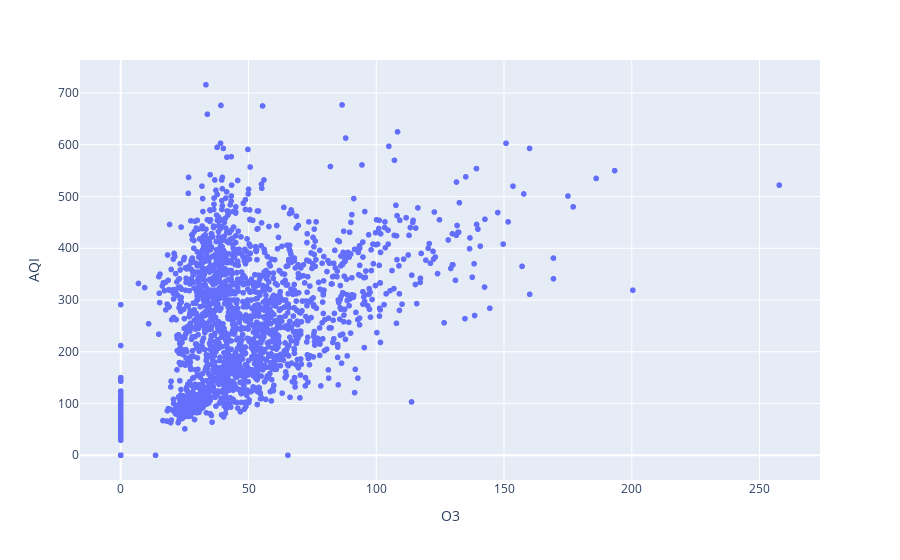

The code cell stored with this chart in its notebook:
### Code cell
fig=px.scatter(second,x='O3',y='AQI')
fig.show()

### Figure 1 — Plotly figure (JSON) as saved in the notebook; plotly's stock layout.template omitted (floating-point values rounded to 4 significant figures; data arrays with more than 128 entries replaced by an {"elided": "..."} marker saying what was removed)
{"data": [{"hovertemplate": "O3=%{x}<br>AQI=%{y}<extra></extra>", "legendgroup": "", "marker": {"color": "#636efa", "symbol": "circle"}, "mode": "markers", "name": "", "showlegend": false, "type": "scattergl", "x": {"elided": "1948 float values"}, "xaxis": "x", "y": {"elided": "1948 int values"}, "yaxis": "y"}], "layout": {"legend": {"tracegroupgap": 0}, "margin": {"t": 60}, "xaxis": {"anchor": "y", "domain": [0, 1], "title": {"text": "O3"}}, "yaxis": {"anchor": "x", "domain": [0, 1], "title": {"text": "AQI"}}}}
